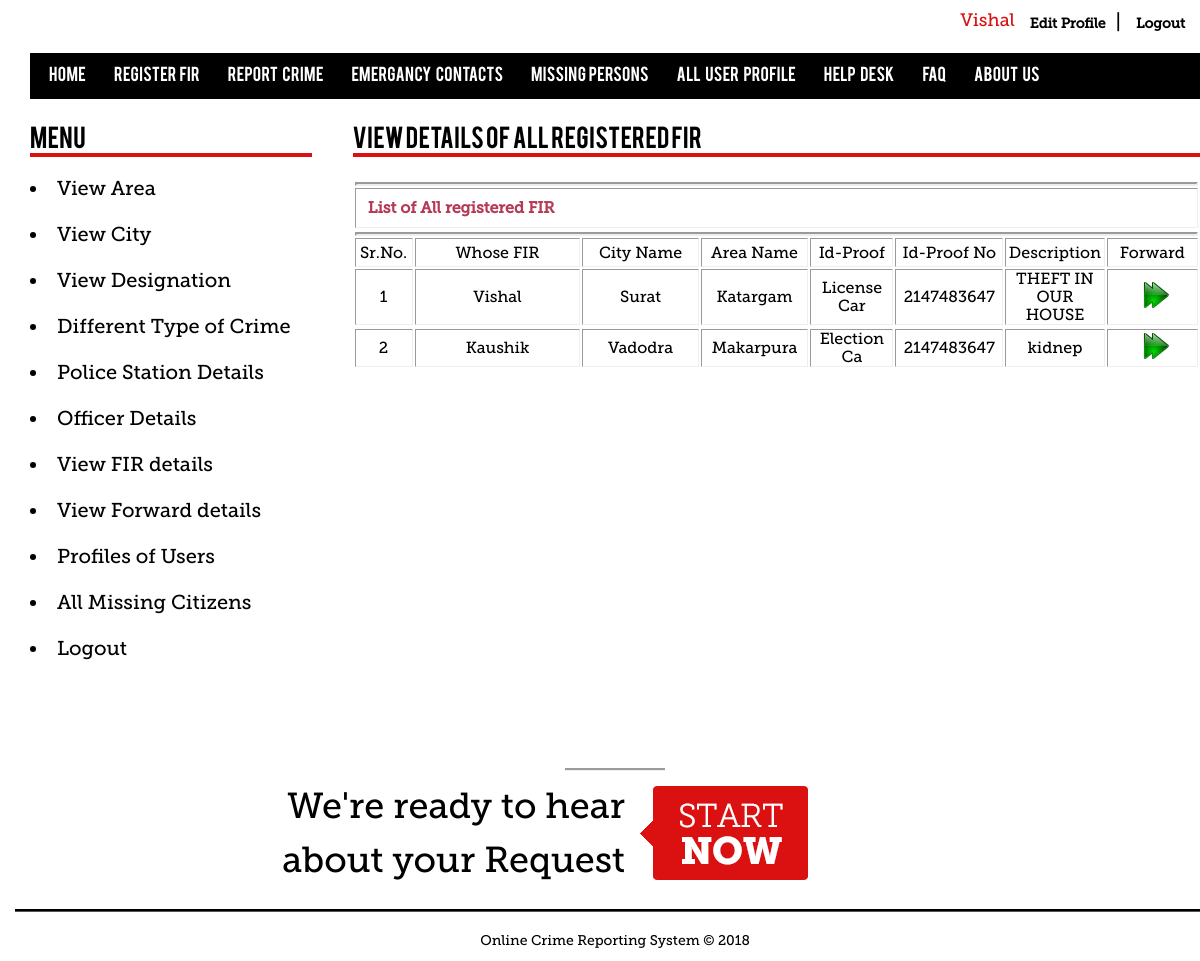
The app's page /viewfiradmin.php (signed in) with its own data.
### tables this page shows
CREATE TABLE IF NOT EXISTS `fir_details` (
  `date` date NOT NULL,
  `time` time NOT NULL,
  `description` varchar(45) NOT NULL,
  `crime_id` int(10) NOT NULL,
  `id_proof` varchar(20) NOT NULL,
  `id_proof_no` int(20) NOT NULL,
  `crimephoto1` varbinary(500) NOT NULL,
  `crimephoto2` varbinary(500) NOT NULL,
  `reg_id` int(10) unsigned NOT NULL,
  `claim_id` int(10) unsigned NOT NULL,
  `victim_id` int(10) unsigned NOT NULL,
  `area_id` int(10) unsigned NOT NULL,
  `dt_time` varchar(10) NOT NULL,
  `status_id` int(5) NOT NULL,
  PRIMARY KEY (`reg_id`),
  UNIQUE KEY `area_id` (`area_id`),
  KEY `FK_fir_details_1` (`area_id`)
);

CREATE TABLE IF NOT EXISTS `mstr_profile` (
  `id` int(10) NOT NULL AUTO_INCREMENT,
  `first_name` varchar(45) NOT NULL,
  `middle_name` varchar(20) NOT NULL,
  `last_name` varchar(45) NOT NULL,
  `gender` varchar(45) NOT NULL,
  `address` varchar(255) NOT NULL,
  `contact_no` decimal(10,0) NOT NULL,
  `emailid` varchar(45) NOT NULL,
  `username` varchar(45) NOT NULL,
  `city_id` int(11) NOT NULL,
  `area_id` int(10) NOT NULL,
  `pincode` int(11) NOT NULL,
  `Dob` date NOT NULL,
  `profile_photo` varbinary(500) NOT NULL,
  PRIMARY KEY (`id`),
  KEY `FK_mstr_profile_1` (`username`)
);

CREATE TABLE IF NOT EXISTS `mstr_city` (
  `city_id` int(10) unsigned NOT NULL AUTO_INCREMENT,
  `city_name` varchar(45) NOT NULL,
  PRIMARY KEY (`city_id`)
);

CREATE TABLE IF NOT EXISTS `mstr_area` (
  `area_id` int(10) unsigned NOT NULL AUTO_INCREMENT,
  `area_name` varchar(45) NOT NULL,
  `pincode` int(10) unsigned NOT NULL,
  `city_id` int(10) unsigned NOT NULL,
  PRIMARY KEY (`area_id`),
  KEY `FK_mstr_area_1` (`city_id`),
  KEY `area_id` (`area_id`),
  KEY `area_id_2` (`area_id`)
);

### viewfiradmin.php (the view, shortened to what this page needs)
<?php
include("config.php");
$selectFIRQuery = "select * from fir_details fd, mstr_policestation ps, mstr_designation md, mstr_officer mo,mstr_profile mp,mstr_area ma,mstr_city mc where fd.area_id = ps.area_id and mo.policestation_id = ps.policestation_id and md.desi_id = mo.desi_id  and mp.id = fd.reg_id and ma.area_id = fd.area_id and mc.city_id = ma.city_id and fd.status_id=1";
$resultSet = mysqli_query($conn,$selectFIRQuery) or die(mysqli_error());
?>
<div class="main">
<div id="wrap">
<?php
	include("menu.php");
?>
			<link rel="stylesheet" href="css/template.css" type="text/css">
			<link rel="stylesheet" href="css/constant.css" type="text/css">
			<div id="content">
<?php
   include("sidebar.php");
?>
			<div class="div2">
     <h1>View details of all registered FIR </h1>
	 <br />
	<center>
      <table width="100%" border="1">
<tr>
	<td colspan="8"><hr /></td>
	</tr>
        <tr>
          <th height="40" colspan="8" class="first">&nbsp;&nbsp;
		  <span class="highlight">List of All registered FIR </span></th>
        </tr>
  <tr>
	<td colspan="8"><hr /></td>
	</tr>
        <tr>
          	<td width="7%" height="29" align="center"><span class="style4 tableHeading style2">Sr.No.</span></td>
			<td width="20%" align="center"><span class="style4">Whose FIR</span></td>
			<td width="14%" align="center"><span class="style4">City Name</span></td>
			<td width="13%" align="center"><span class="style4">Area Name</span></td>
			<td width="10%" align="center"><span class="style4">Id-Proof</span></td>
			<td width="13%" align="center"><span class="style4">Id-Proof No</span></td>
			<td width="12%" align="center"><span class="style4">Description</span></td>
			<td width="11%" align="center"><span class="style4">Forward</span></td>
        </tr>
        <?php
	$i=1;
	while($record = mysqli_fetch_array($resultSet))
	{
	?>
	<tr>
		<td align="center" valign="middle">
		<?php echo $i++; ?></td>
		<td align="center" valign="middle"><?php echo $record["first_name"];?></td>
		<td align="center"><?php echo $record["city_name"];?></td>
		<td align="center"><?php echo $record["area_name"];?></td>
		<td align="center"><?php echo $record["id_proof"];?></td>
		<td align="center"><?php echo $record["id_proof_no"];?></td>
		<td align="center"><?php echo $record["description"];?></td>
		<td align="center">&nbsp;<a style="text-decoration:none" href="PIforward.php?fir_id=<?php echo $record["reg_id"];?>">
		<img title="Edit City" src="images/forward.png"/></a>
		</td>
<?php
}
?>
</table>    </center>
     <p>&nbsp;</p>
      <p>&nbsp;</p>
      <p>&nbsp;</p>
      <p>&nbsp;</p>
      <p>&nbsp;</p>
      <p>&nbsp;</p>
      <p>&nbsp;</p>
      <p>&nbsp;</p>
      <p>&nbsp;</p>
      <p>&nbsp;</p>
      <p>&nbsp;</p>
      <p>&nbsp;</p>
      <p>&nbsp;</p>
</div>
	    <?php
	   include("footer1.php");
	   ?>
</div>
</div>

### css/template.css (style rules this page uses)
body { font-family:museo_slab, Helvetica, sans-serif; font-size:14px; color:#000000; }
.main { width:1170px; position:relative; margin:0 auto }
#wrap { background-color:#ffffff; width:1200px; }
a { color:#000000; font-weight:bold; }
h1 { font-family:Bebas; width:auto; font-size:24px !important; font-weight:normal !important; margin:auto; color:#000000; border-bottom:4px solid #db1111; }
.div2 { width:847.5px; float:right; padding:30px 15px 20px 0px; }
.highlight { color:#B53B55; font-weight:bold }

### css/constant.css (style rules this page uses)
* { padding:0px 0px 0px 0px; margin:0px 0px 0px 0px; }
html { height:100% }
body { text-align:center; font-size:20px; border:none!important; }
table { padding:0; border:none; }
td { vertical-align:middle; }
th { text-align:left; vertical-align:middle; }
img { border:none }
h1 { font-size:130% }
p { padding:0px 0px 13px 0px; font-size:14px; }
.main { text-align:left }

### footer1.php (style rules this page uses)
#wrap { background-color:#ffffff; font:Arial, Helvetica, sans-serif; }

### records on screen
fir_details: mstr_profile.first_name "Vishal", mstr_city.city_name "Surat", area.area_name "Katargam", id_proof "License Car", id_proof_no "2147483647", description "THEFT IN OUR HOUSE"
fir_details: mstr_profile.first_name "Kaushik", mstr_city.city_name "Vadodra", area.area_name "Makarpura", id_proof "Election Ca", id_proof_no "2147483647", description "kidnep"

### other values on screen
$_SESSION['username'] "Vishal"
